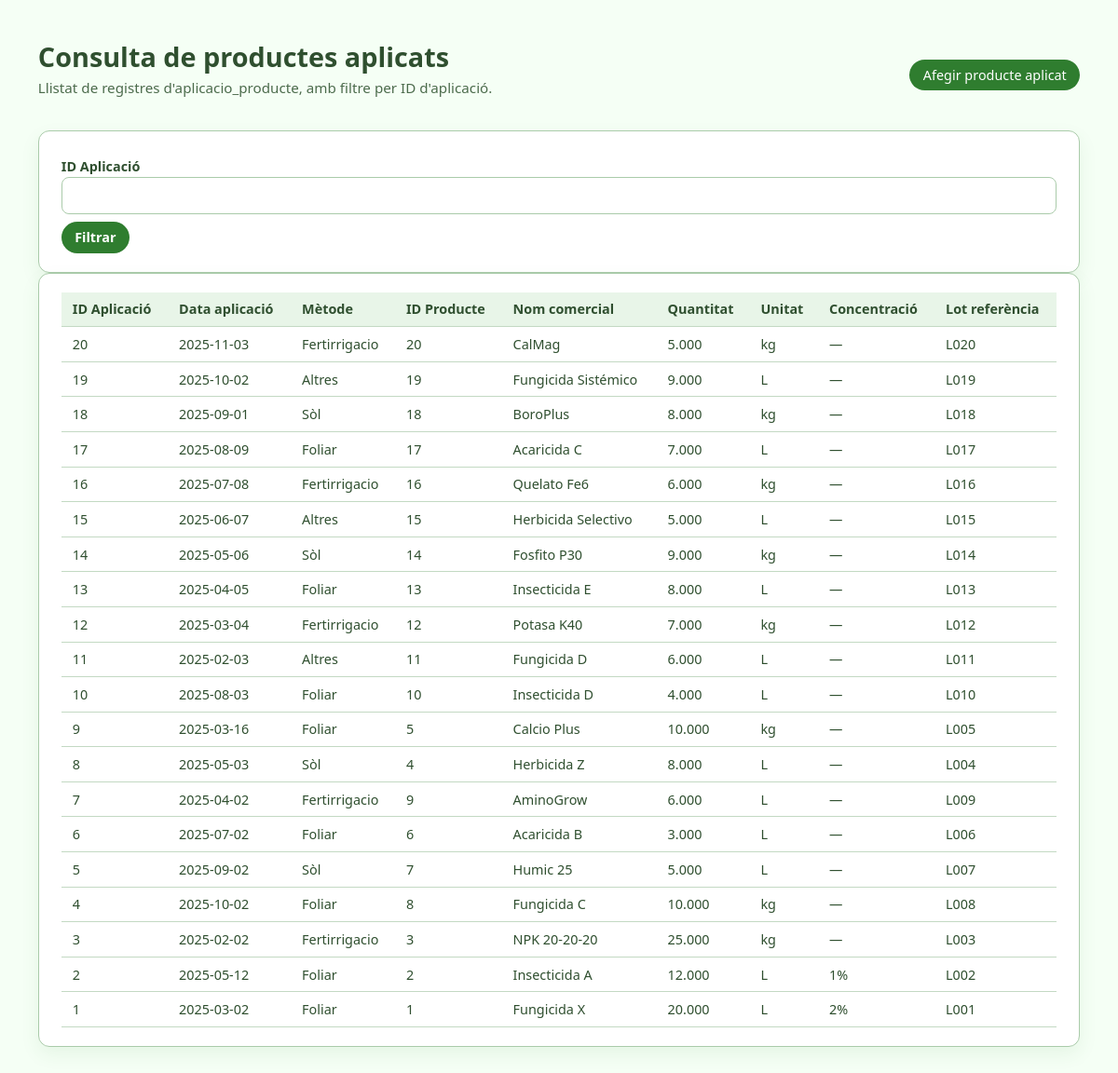
The app's page /PHP/consulta_aplicacio_productes.php with its own data.
### tables this page shows
CREATE TABLE `aplicacio_producte` (
  `id_aplicacio` int(11) NOT NULL,
  `id_producte` int(11) NOT NULL,
  `quantitat` decimal(10,3) NOT NULL,
  `unitat` enum('L','mL','kg','g') NOT NULL,
  `concentracio` varchar(50) DEFAULT NULL,
  `lot_referencia` varchar(100) DEFAULT NULL,
  PRIMARY KEY (`id_aplicacio`,`id_producte`),
  KEY `fk_appr_pr` (`id_producte`),
  CONSTRAINT `fk_appr_ap` FOREIGN KEY (`id_aplicacio`) REFERENCES `aplicacio` (`id_aplicacio`) ON DELETE CASCADE,
  CONSTRAINT `fk_appr_pr` FOREIGN KEY (`id_producte`) REFERENCES `producte` (`id_producte`)
);

CREATE TABLE `aplicacio` (
  `id_aplicacio` int(11) NOT NULL AUTO_INCREMENT,
  `id_pla` int(11) DEFAULT NULL,
  `data` date NOT NULL,
  `hora_inici` time DEFAULT NULL,
  `hora_fi` time DEFAULT NULL,
  `metode` enum('Fertirrigacio','Foliar','Sòl','Altres') DEFAULT NULL,
  `condicions_ambientals` text DEFAULT NULL,
  `id_operari` int(11) DEFAULT NULL,
  `id_equip` int(11) DEFAULT NULL,
  `observacions` text DEFAULT NULL,
  PRIMARY KEY (`id_aplicacio`),
  KEY `fk_ap_pla` (`id_pla`),
  KEY `fk_ap_oper` (`id_operari`),
  KEY `fk_ap_equip` (`id_equip`),
  CONSTRAINT `fk_ap_equip` FOREIGN KEY (`id_equip`) REFERENCES `equip` (`id_equip`),
  CONSTRAINT `fk_ap_oper` FOREIGN KEY (`id_operari`) REFERENCES `operari` (`id_operari`),
  CONSTRAINT `fk_ap_pla` FOREIGN KEY (`id_pla`) REFERENCES `pla_tractament` (`id_pla`)
);

CREATE TABLE `producte` (
  `id_producte` int(11) NOT NULL AUTO_INCREMENT,
  `tipus` enum('Fitosanitari','Fertilitzant') NOT NULL,
  `nom_comercial` varchar(255) NOT NULL,
  `materia_activa` varchar(255) DEFAULT NULL,
  `concentracio` varchar(100) DEFAULT NULL,
  `espectre_accio` text DEFAULT NULL,
  `cultius_autoritzats` text DEFAULT NULL,
  `dosi_recomendada` varchar(100) DEFAULT NULL,
  `dosi_maxima` varchar(100) DEFAULT NULL,
  `termini_seguretat_dies` int(11) DEFAULT NULL,
  `classificacio_toxicologica` varchar(100) DEFAULT NULL,
  `restriccions_usu` text DEFAULT NULL,
  `compatible_integrada` tinyint(1) DEFAULT 1,
  `stock_minim` decimal(12,3) DEFAULT 0.000,
  PRIMARY KEY (`id_producte`)
);

### PHP/consulta_aplicacio_productes.php (the view, shortened to what this page needs)
<?php
$conn = db_connect();
$id_aplicacio = trim($_GET['id_aplicacio'] ?? '');
$sql = "
    SELECT
        ap.id_aplicacio,
        a.data AS data_aplicacio,
        a.metode,
        ap.id_producte,
        p.nom_comercial,
        ap.quantitat,
        ap.unitat,
        ap.concentracio,
        ap.lot_referencia
    FROM aplicacio_producte ap
    JOIN aplicacio a ON a.id_aplicacio = ap.id_aplicacio
    JOIN producte p ON p.id_producte = ap.id_producte
";
$sql .= " ORDER BY ap.id_aplicacio DESC, ap.id_producte ASC";
$rows = [];
$stmt = $conn->prepare($sql);
if ($stmt) {
    if ($stmt->execute()) {
        $res = $stmt->get_result();
        while ($r = $res->fetch_assoc()) {
            $rows[] = $r;
        }
    }
}
?>
<!DOCTYPE html>
<html lang="ca">
<head>
    <link rel="stylesheet" href="../HTML/styles.css">
</head>
<body>
<div class="page">
    <div class="page-header">
        <div class="panel-header">
            <div>
                <h1>Consulta de productes aplicats</h1>
                <p class="page-subtitle">Llistat de registres d'aplicacio_producte, amb filtre per ID d'aplicació.</p>
            </div>
            <div class="page-header-actions">
                <a class="btn btn-primary" href="../HTML/aplicacio_productes.html<?php echo ($id_aplicacio !== '' ? '?id_aplicacio=' . urlencode($id_aplicacio) : ''); ?>">Afegir producte aplicat</a>
            </div>
        </div>
    </div>
    <div class="panel">
        <form method="get" class="form-grid-2">
            <label>ID Aplicació</label>
            <input type="number" name="id_aplicacio" value="<?php echo htmlspecialchars($id_aplicacio); ?>">
            <button type="submit" class="btn btn-primary mt-2">Filtrar</button>
        </form>
    </div>
    <div class="panel">
        <div class="table-wrap">
            <table class="table">
                <thead>
                    <tr>
                        <th>ID Aplicació</th>
                        <th>Data aplicació</th>
                        <th>Mètode</th>
                        <th>ID Producte</th>
                        <th>Nom comercial</th>
                        <th>Quantitat</th>
                        <th>Unitat</th>
                        <th>Concentració</th>
                        <th>Lot referència</th>
                    </tr>
                </thead>
                <tbody>
                <?php if (empty($rows)): ?>
                    <tr><td colspan="9">No s'han trobat productes aplicats.</td></tr>
                <?php else: ?>
                    <?php foreach ($rows as $row): ?>
                    <tr>
                        <td><?php echo (int) $row['id_aplicacio']; ?></td>
                        <td><?php echo htmlspecialchars($row['data_aplicacio'] ?? ''); ?></td>
                        <td><?php echo htmlspecialchars($row['metode'] ?? ''); ?></td>
                        <td><?php echo (int) $row['id_producte']; ?></td>
                        <td><?php echo htmlspecialchars($row['nom_comercial'] ?? ''); ?></td>
                        <td><?php echo htmlspecialchars($row['quantitat'] ?? ''); ?></td>
                        <td><?php echo htmlspecialchars($row['unitat'] ?? ''); ?></td>
                        <td><?php echo htmlspecialchars($row['concentracio'] ?? ''); ?></td>
                        <td><?php echo htmlspecialchars($row['lot_referencia'] ?? ''); ?></td>
                    </tr>
                    <?php endforeach; ?>
                <?php endif; ?>
                </tbody>
            </table>
        </div>
    </div>
</div>
</body>
</html>

### HTML/styles.css (style rules this page uses)
*, *::before, *::after { box-sizing: border-box; }
html, body { margin: 0; padding: 0; }
body { font-family: system-ui, -apple-system, BlinkMacSystemFont, "Segoe UI", sans-serif; background: #f0f4f0; color: #2f4f2f; }
body:not(.app-layout-body) { padding: 1.5rem; min-height: 100vh; background: #f5fff5; }
.page { max-width: 1600px; margin: 0 auto; padding: clamp(1rem, 1.4vw, 1.5rem); color: #2f4f2f; }
.page-header { margin-bottom: 1.25rem; }
.page-header h1, .page-header h2 { margin: 0; font-size: 1.8rem; color: #2f4f2f; }
.page-subtitle { margin: 0.25rem 0 1rem; color: #4c6b4c; font-size: 0.95rem; }
.panel { background: #ffffff; border-radius: 0.75rem; padding: 1.25rem 1.5rem; border: 1px solid #aacbaa; box-shadow: 0 8px 20px rgba(47, 125, 47, 0.08); }
.panel-header { display: flex; justify-content: space-between; align-items: center; margin-bottom: 0.75rem; color: #2f4f2f; }
form { display: block; width: 100%; }
label { font-weight: 600; font-size: 0.9rem; color: #2f4f2f; display: block; margin-top: 0.5rem; margin-bottom: 0.15rem; }
input, textarea, select { width: 100%; padding: 0.5rem 0.6rem; border-radius: 0.5rem; border: 1px solid #aacbaa; font: inherit; color: inherit; background-color: #ffffff; }
.btn { display: inline-flex; align-items: center; justify-content: center; padding: 0.45rem 0.9rem; border-radius: 999px; border: none; font-size: 0.9rem; cursor: pointer; text-decoration: none; gap: 0.35rem; }
.btn-primary { background: #2f7d2f; color: #ffffff; }
button { font: inherit; }
form button { background: #2f7d2f; color: #ffffff; border: 1px solid #2f7d2f; padding: 0.6rem 0.75rem; border-radius: 0.5rem; cursor: pointer; font-weight: 600; transition: background 0.15s ease, border-color 0.15s ease; }
.table { width: max-content; min-width: 100%; border-collapse: collapse; font-size: 0.9rem; color: #2f4f2f; }
.table thead { background: #e8f5e8; }
.table th, .table td { padding: 0.55rem 0.75rem; border-bottom: 1px solid #c3d9c3; text-align: left; }
.mt-2 { margin-top: 0.5rem; }

### records on screen
aplicacio_producte: id_aplicacio "20", id_aplicacio.data "2025-11-03", id_aplicacio.metode "Fertirrigacio", id_producte "20", id_producte.nom_comercial "CalMag", quantitat "5.000", unitat "kg", concentracio "—", lot_referencia "L020"
aplicacio_producte: id_aplicacio "19", id_aplicacio.data "2025-10-02", id_aplicacio.metode "Altres", id_producte "19", id_producte.nom_comercial "Fungicida Sistémico", quantitat "9.000", unitat "L", concentracio "—", lot_referencia "L019"
aplicacio_producte: id_aplicacio "18", id_aplicacio.data "2025-09-01", id_aplicacio.metode "Sòl", id_producte "18", id_producte.nom_comercial "BoroPlus", quantitat "8.000", unitat "kg", concentracio "—", lot_referencia "L018"
aplicacio_producte: id_aplicacio "17", id_aplicacio.data "2025-08-09", id_aplicacio.metode "Foliar", id_producte "17", id_producte.nom_comercial "Acaricida C", quantitat "7.000", unitat "L", concentracio "—", lot_referencia "L017"
aplicacio_producte: id_aplicacio "16", id_aplicacio.data "2025-07-08", id_aplicacio.metode "Fertirrigacio", id_producte "16", id_producte.nom_comercial "Quelato Fe6", quantitat "6.000", unitat "kg", concentracio "—", lot_referencia "L016"
aplicacio_producte: id_aplicacio "15", id_aplicacio.data "2025-06-07", id_aplicacio.metode "Altres", id_producte "15", id_producte.nom_comercial "Herbicida Selectivo", quantitat "5.000", unitat "L", concentracio "—", lot_referencia "L015"
aplicacio_producte: id_aplicacio "14", id_aplicacio.data "2025-05-06", id_aplicacio.metode "Sòl", id_producte "14", id_producte.nom_comercial "Fosfito P30", quantitat "9.000", unitat "kg", concentracio "—", lot_referencia "L014"
aplicacio_producte: id_aplicacio "13", id_aplicacio.data "2025-04-05", id_aplicacio.metode "Foliar", id_producte "13", id_producte.nom_comercial "Insecticida E", quantitat "8.000", unitat "L", concentracio "—", lot_referencia "L013"
aplicacio_producte: id_aplicacio "12", id_aplicacio.data "2025-03-04", id_aplicacio.metode "Fertirrigacio", id_producte "12", id_producte.nom_comercial "Potasa K40", quantitat "7.000", unitat "kg", concentracio "—", lot_referencia "L012"
aplicacio_producte: id_aplicacio "11", id_aplicacio.data "2025-02-03", id_aplicacio.metode "Altres", id_producte "11", id_producte.nom_comercial "Fungicida D", quantitat "6.000", unitat "L", concentracio "—", lot_referencia "L011"
aplicacio_producte: id_aplicacio "10", id_aplicacio.data "2025-08-03", id_aplicacio.metode "Foliar", id_producte "10", id_producte.nom_comercial "Insecticida D", quantitat "4.000", unitat "L", concentracio "—", lot_referencia "L010"
aplicacio_producte: id_aplicacio "9", id_aplicacio.data "2025-03-16", id_aplicacio.metode "Foliar", id_producte "5", id_producte.nom_comercial "Calcio Plus", quantitat "10.000", unitat "kg", concentracio "—", lot_referencia "L005"
aplicacio_producte: id_aplicacio "8", id_aplicacio.data "2025-05-03", id_aplicacio.metode "Sòl", id_producte "4", id_producte.nom_comercial "Herbicida Z", quantitat "8.000", unitat "L", concentracio "—", lot_referencia "L004"
aplicacio_producte: id_aplicacio "7", id_aplicacio.data "2025-04-02", id_aplicacio.metode "Fertirrigacio", id_producte "9", id_producte.nom_comercial "AminoGrow", quantitat "6.000", unitat "L", concentracio "—", lot_referencia "L009"
aplicacio_producte: id_aplicacio "6", id_aplicacio.data "2025-07-02", id_aplicacio.metode "Foliar", id_producte "6", id_producte.nom_comercial "Acaricida B", quantitat "3.000", unitat "L", concentracio "—", lot_referencia "L006"
aplicacio_producte: id_aplicacio "5", id_aplicacio.data "2025-09-02", id_aplicacio.metode "Sòl", id_producte "7", id_producte.nom_comercial "Humic 25", quantitat "5.000", unitat "L", concentracio "—", lot_referencia "L007"
aplicacio_producte: id_aplicacio "4", id_aplicacio.data "2025-10-02", id_aplicacio.metode "Foliar", id_producte "8", id_producte.nom_comercial "Fungicida C", quantitat "10.000", unitat "kg", concentracio "—", lot_referencia "L008"
aplicacio_producte: id_aplicacio "3", id_aplicacio.data "2025-02-02", id_aplicacio.metode "Fertirrigacio", id_producte "3", id_producte.nom_comercial "NPK 20-20-20", quantitat "25.000", unitat "kg", concentracio "—", lot_referencia "L003"
aplicacio_producte: id_aplicacio "2", id_aplicacio.data "2025-05-12", id_aplicacio.metode "Foliar", id_producte "2", id_producte.nom_comercial "Insecticida A", quantitat "12.000", unitat "L", concentracio "1%", lot_referencia "L002"
aplicacio_producte: id_aplicacio "1", id_aplicacio.data "2025-03-02", id_aplicacio.metode "Foliar", id_producte "1", id_producte.nom_comercial "Fungicida X", quantitat "20.000", unitat "L", concentracio "2%", lot_referencia "L001"
